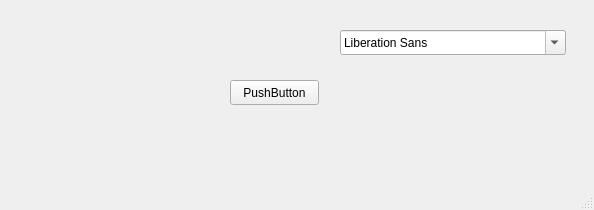
<?xml version="1.0" encoding="UTF-8"?>
<ui version="4.0">
 <class>Settings</class>
 <widget class="QMainWindow" name="Settings">
  <property name="geometry">
   <rect>
    <x>0</x>
    <y>0</y>
    <width>594</width>
    <height>210</height>
   </rect>
  </property>
  <property name="windowTitle">
   <string>MainWindow</string>
  </property>
  <widget class="QWidget" name="centralwidget">
   <widget class="QPushButton" name="pushButton">
    <property name="geometry">
     <rect>
      <x>230</x>
      <y>80</y>
      <width>89</width>
      <height>25</height>
     </rect>
    </property>
    <property name="text">
     <string>PushButton</string>
    </property>
   </widget>
   <widget class="QFontComboBox" name="fontComboBox">
    <property name="geometry">
     <rect>
      <x>340</x>
      <y>30</y>
      <width>226</width>
      <height>25</height>
     </rect>
    </property>
   </widget>
  </widget>
  <widget class="QMenuBar" name="menubar">
   <property name="geometry">
    <rect>
     <x>0</x>
     <y>0</y>
     <width>594</width>
     <height>22</height>
    </rect>
   </property>
  </widget>
  <widget class="QStatusBar" name="statusbar"/>
 </widget>
 <resources/>
 <connections/>
</ui>
